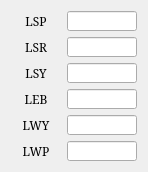
   <widget class="QWidget" name="gridLayoutWidget_2">
    <property name="enabled">
     <bool>true</bool>
    </property>
    <property name="geometry">
     <rect>
      <x>160</x>
      <y>160</y>
      <width>128</width>
      <height>161</height>
     </rect>
    </property>
    <layout class="QGridLayout" name="gridLayout_2">
     <item row="0" column="0">
      <widget class="QLabel" name="label_8">
       <property name="enabled">
        <bool>true</bool>
       </property>
       <property name="sizePolicy">
        <sizepolicy hsizetype="Fixed" vsizetype="Fixed">
         <horstretch>0</horstretch>
         <verstretch>0</verstretch>
        </sizepolicy>
       </property>
       <property name="minimumSize">
        <size>
         <width>50</width>
         <height>20</height>
        </size>
       </property>
       <property name="maximumSize">
        <size>
         <width>50</width>
         <height>20</height>
        </size>
       </property>
       <property name="font">
        <font>
         <family>Serif</family>
         <pointsize>9</pointsize>
        </font>
       </property>
       <property name="text">
        <string>LSP</string>
       </property>
       <property name="alignment">
        <set>Qt::AlignCenter</set>
       </property>
      </widget>
     </item>
     <item row="3" column="0">
      <widget class="QLabel" name="label_9">
       <property name="enabled">
        <bool>true</bool>
       </property>
       <property name="sizePolicy">
        <sizepolicy hsizetype="Fixed" vsizetype="Fixed">
         <horstretch>0</horstretch>
         <verstretch>0</verstretch>
        </sizepolicy>
       </property>
       <property name="minimumSize">
        <size>
         <width>50</width>
         <height>20</height>
        </size>
       </property>
       <property name="maximumSize">
        <size>
         <width>50</width>
         <height>20</height>
        </size>
       </property>
       <property name="font">
        <font>
         <family>Serif</family>
         <pointsize>9</pointsize>
        </font>
       </property>
       <property name="text">
        <string>LEB</string>
       </property>
       <property name="alignment">
        <set>Qt::AlignCenter</set>
       </property>
      </widget>
     </item>
     <item row="0" column="1">
      <widget class="QLineEdit" name="LE_JOINT_LSP">
       <property name="enabled">
        <bool>true</bool>
       </property>
       <property name="sizePolicy">
        <sizepolicy hsizetype="Fixed" vsizetype="Fixed">
         <horstretch>0</horstretch>
         <verstretch>0</verstretch>
        </sizepolicy>
       </property>
       <property name="minimumSize">
        <size>
         <width>70</width>
         <height>20</height>
        </size>
       </property>
       <property name="maximumSize">
        <size>
         <width>70</width>
         <height>20</height>
        </size>
       </property>
       <property name="font">
        <font>
         <family>Serif</family>
         <pointsize>9</pointsize>
        </font>
       </property>
       <property name="alignment">
        <set>Qt::AlignRight|Qt::AlignTrailing|Qt::AlignVCenter</set>
       </property>
       <property name="readOnly">
        <bool>true</bool>
       </property>
      </widget>
     </item>
     <item row="5" column="0">
      <widget class="QLabel" name="label_10">
       <property name="enabled">
        <bool>true</bool>
       </property>
       <property name="sizePolicy">
        <sizepolicy hsizetype="Fixed" vsizetype="Fixed">
         <horstretch>0</horstretch>
         <verstretch>0</verstretch>
        </sizepolicy>
       </property>
       <property name="minimumSize">
        <size>
         <width>50</width>
         <height>20</height>
        </size>
       </property>
       <property name="maximumSize">
        <size>
         <width>50</width>
         <height>20</height>
        </size>
       </property>
       <property name="font">
        <font>
         <family>Serif</family>
         <pointsize>9</pointsize>
        </font>
       </property>
       <property name="text">
        <string>LWP</string>
       </property>
       <property name="alignment">
        <set>Qt::AlignCenter</set>
       </property>
      </widget>
     </item>
     <item row="4" column="0">
      <widget class="QLabel" name="label_11">
       <property name="enabled">
        <bool>true</bool>
       </property>
       <property name="sizePolicy">
        <sizepolicy hsizetype="Fixed" vsizetype="Fixed">
         <horstretch>0</horstretch>
         <verstretch>0</verstretch>
        </sizepolicy>
       </property>
       <property name="minimumSize">
        <size>
         <width>50</width>
         <height>20</height>
        </size>
       </property>
       <property name="maximumSize">
        <size>
         <width>50</width>
         <height>20</height>
        </size>
       </property>
       <property name="font">
        <font>
         <family>Serif</family>
         <pointsize>9</pointsize>
        </font>
       </property>
       <property name="text">
        <string>LWY</string>
       </property>
       <property name="alignment">
        <set>Qt::AlignCenter</set>
       </property>
      </widget>
     </item>
     <item row="1" column="1">
      <widget class="QLineEdit" name="LE_JOINT_LSR">
       <property name="enabled">
        <bool>true</bool>
       </property>
       <property name="sizePolicy">
        <sizepolicy hsizetype="Fixed" vsizetype="Fixed">
         <horstretch>0</horstretch>
         <verstretch>0</verstretch>
        </sizepolicy>
       </property>
       <property name="minimumSize">
        <size>
         <width>70</width>
         <height>20</height>
        </size>
       </property>
       <property name="maximumSize">
        <size>
         <width>70</width>
         <height>20</height>
        </size>
       </property>
       <property name="font">
        <font>
         <family>Serif</family>
         <pointsize>9</pointsize>
        </font>
       </property>
       <property name="alignment">
        <set>Qt::AlignRight|Qt::AlignTrailing|Qt::AlignVCenter</set>
       </property>
       <property name="readOnly">
        <bool>true</bool>
       </property>
      </widget>
     </item>
     <item row="2" column="0">
      <widget class="QLabel" name="label_12">
       <property name="enabled">
        <bool>true</bool>
       </property>
       <property name="sizePolicy">
        <sizepolicy hsizetype="Fixed" vsizetype="Fixed">
         <horstretch>0</horstretch>
         <verstretch>0</verstretch>
        </sizepolicy>
       </property>
       <property name="minimumSize">
        <size>
         <width>50</width>
         <height>20</height>
        </size>
       </property>
       <property name="maximumSize">
        <size>
         <width>50</width>
         <height>20</height>
        </size>
       </property>
       <property name="font">
        <font>
         <family>Serif</family>
         <pointsize>9</pointsize>
        </font>
       </property>
       <property name="text">
        <string>LSY</string>
       </property>
       <property name="alignment">
        <set>Qt::AlignCenter</set>
       </property>
      </widget>
     </item>
     <item row="1" column="0">
      <widget class="QLabel" name="label_13">
       <property name="enabled">
        <bool>true</bool>
       </property>
       <property name="sizePolicy">
        <sizepolicy hsizetype="Fixed" vsizetype="Fixed">
         <horstretch>0</horstretch>
         <verstretch>0</verstretch>
        </sizepolicy>
       </property>
       <property name="minimumSize">
        <size>
         <width>50</width>
         <height>20</height>
        </size>
       </property>
       <property name="maximumSize">
        <size>
         <width>50</width>
         <height>20</height>
        </size>
       </property>
       <property name="font">
        <font>
         <family>Serif</family>
         <pointsize>9</pointsize>
        </font>
       </property>
       <property name="text">
        <string>LSR</string>
       </property>
       <property name="alignment">
        <set>Qt::AlignCenter</set>
       </property>
      </widget>
     </item>
     <item row="2" column="1">
      <widget class="QLineEdit" name="LE_JOINT_LSY">
       <property name="enabled">
        <bool>true</bool>
       </property>
       <property name="sizePolicy">
        <sizepolicy hsizetype="Fixed" vsizetype="Fixed">
         <horstretch>0</horstretch>
         <verstretch>0</verstretch>
        </sizepolicy>
       </property>
       <property name="minimumSize">
        <size>
         <width>70</width>
         <height>20</height>
        </size>
       </property>
       <property name="maximumSize">
        <size>
         <width>70</width>
         <height>20</height>
        </size>
       </property>
       <property name="font">
        <font>
         <family>Serif</family>
         <pointsize>9</pointsize>
        </font>
       </property>
       <property name="alignment">
        <set>Qt::AlignRight|Qt::AlignTrailing|Qt::AlignVCenter</set>
       </property>
       <property name="readOnly">
        <bool>true</bool>
       </property>
      </widget>
     </item>
     <item row="3" column="1">
      <widget class="QLineEdit" name="LE_JOINT_LEB">
       <property name="enabled">
        <bool>true</bool>
       </property>
       <property name="sizePolicy">
        <sizepolicy hsizetype="Fixed" vsizetype="Fixed">
         <horstretch>0</horstretch>
         <verstretch>0</verstretch>
        </sizepolicy>
       </property>
       <property name="minimumSize">
        <size>
         <width>70</width>
         <height>20</height>
        </size>
       </property>
       <property name="maximumSize">
        <size>
         <width>70</width>
         <height>20</height>
        </size>
       </property>
       <property name="font">
        <font>
         <family>Serif</family>
         <pointsize>9</pointsize>
        </font>
       </property>
       <property name="alignment">
        <set>Qt::AlignRight|Qt::AlignTrailing|Qt::AlignVCenter</set>
       </property>
       <property name="readOnly">
        <bool>true</bool>
       </property>
      </widget>
     </item>
     <item row="4" column="1">
      <widget class="QLineEdit" name="LE_JOINT_LWY">
       <property name="enabled">
        <bool>true</bool>
       </property>
       <property name="sizePolicy">
        <sizepolicy hsizetype="Fixed" vsizetype="Fixed">
         <horstretch>0</horstretch>
         <verstretch>0</verstretch>
        </sizepolicy>
       </property>
       <property name="minimumSize">
        <size>
         <width>70</width>
         <height>20</height>
        </size>
       </property>
       <property name="maximumSize">
        <size>
         <width>70</width>
         <height>20</height>
        </size>
       </property>
       <property name="font">
        <font>
         <family>Serif</family>
         <pointsize>9</pointsize>
        </font>
       </property>
       <property name="alignment">
        <set>Qt::AlignRight|Qt::AlignTrailing|Qt::AlignVCenter</set>
       </property>
       <property name="readOnly">
        <bool>true</bool>
       </property>
      </widget>
     </item>
     <item row="5" column="1">
      <widget class="QLineEdit" name="LE_JOINT_LWP">
       <property name="enabled">
        <bool>true</bool>
       </property>
       <property name="sizePolicy">
        <sizepolicy hsizetype="Fixed" vsizetype="Fixed">
         <horstretch>0</horstretch>
         <verstretch>0</verstretch>
        </sizepolicy>
       </property>
       <property name="minimumSize">
        <size>
         <width>70</width>
         <height>20</height>
        </size>
       </property>
       <property name="maximumSize">
        <size>
         <width>70</width>
         <height>20</height>
        </size>
       </property>
       <property name="font">
        <font>
         <family>Serif</family>
         <pointsize>9</pointsize>
        </font>
       </property>
       <property name="alignment">
        <set>Qt::AlignRight|Qt::AlignTrailing|Qt::AlignVCenter</set>
       </property>
       <property name="readOnly">
        <bool>true</bool>
       </property>
      </widget>
     </item>
    </layout>
   </widget>
